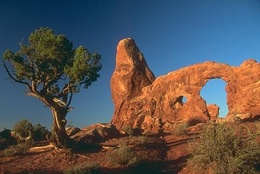
%> input picture CSCI-B 456 - Image Processing/In-Class Exercises/Exercise 8/InClassExercise8_images/img1.jpg, 260 x 174 px, shrunk from 481 x 321 before the run
$ octave test_image_segmentation.m   (GNU Octave 9; MATLAB toolbox functions it lacks are replaced by stand-ins)
%> lines starting %> are read from the running program, lines starting %| are printed output that depends on the picture; in (x1, y1, x2, y2) boxes, pixels count from 0 and x2, y2 are one past the last pixel; in counts of white or black regions, pixels touching at a corner belong together; the program's own positions count from 1
### CSCI-B 456 - Image Processing/In-Class Exercises/Exercise 8/image_segmentation.m
% image_segmentation.m
%
% Part Of: In-Class Exercise 8
%
% Created By: Matthew Lonis
% Created On: 1 April 2018
% Last Modified By: Matthew Lonis
% Last Modified On: 3 April 2018
%
% Description:
%       This code if based off of the MATLAB's description for color-image
%       segmentation using K-means clustering found at
%       https://www.mathworks.com/help/images/examples/color-based-segmentation-using-k-means-clustering.html
%
%       This function uses a function called kmeans found in the MATLAB
%       Statistics and Machine Learning Toolbox of Functions. No part of
%       the assignment instructions said functions like these are not
%       allowed.
function [output_image] = image_segmentation(input_image, k)
    % Convert to double b/c I like doubles
    double_input_image = im2double(input_image);

    % Convert double_input_image into an array of pixel values where each
    % row is the r, g, b double values and the number of columns is the
    % width of the image multiplied by the height of the image
    row = size(double_input_image, 1);
    col = size(double_input_image, 2);
    input_image_1x3D_Array = reshape(double_input_image, [row * col, 3]);

    % Find the kmeans clusters
    [cluster_idx, cluster_center] = kmeans(input_image_1x3D_Array, k, 'distance', 'sqEuclidean', 'Replicates', 3);

    % Reshape cluster_idx into the original X x Y x ColorSpace Matrix
    pixel_labels = reshape(cluster_idx, row, col);

    % Set output_image
    output_image = double_input_image;

    % Loop through output_image, find what group each pixel belongs to, and
    % set its color value to the cluster_center value obtained from the
    % kmeans function.
    for x = 1:row
        for y = 1:col
            group_num = pixel_labels(x, y);
            output_image(x, y, 1) = cluster_center(group_num, 1);
            output_image(x, y, 2) = cluster_center(group_num, 2);
            output_image(x, y, 3) = cluster_center(group_num, 3);
        end
    end
end

### CSCI-B 456 - Image Processing/In-Class Exercises/Exercise 8/test_image_segmentation.m
% test_image_segmentation.m
%
% Part Of: In-Class Exercise 8
%
% Created By: Matthew Lonis
% Created On: 1 April 2018
% Last Modified By: Matthew Lonis
% Last Modified On: 3 April 2018

img1 = imread('InClassExercise8_images/img1.jpg');
%> img1 is the input picture: size 174x260x3 uint8; mean R, G, B 88.3, 84.2, 84.3
img2 = imread('InClassExercise8_images/img2.jpg');
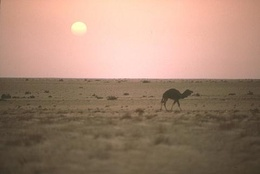
%> input picture CSCI-B 456 - Image Processing/In-Class Exercises/Exercise 8/InClassExercise8_images/img2.jpg, 260 x 174 px, shrunk from 481 x 321 before the run
%> img2 is the input picture: size 174x260x3 uint8; mean R, G, B 163.5, 133.1, 113.9
img3 = imread('InClassExercise8_images/img3.jpg');
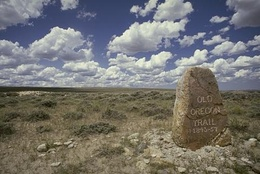
%> input picture CSCI-B 456 - Image Processing/In-Class Exercises/Exercise 8/InClassExercise8_images/img3.jpg, 260 x 174 px, shrunk from 481 x 321 before the run
%> img3 is the input picture: size 174x260x3 uint8; mean R, G, B 116.6, 115, 111.6

img1_k_2 = image_segmentation(img1, 2);
%> in image_segmentation, `[cluster_idx, cluster_center] = kmeans(input_image_1x3D_Array, k, 'dis..`: cluster_center = [0.478 0.444 0.447; 0.221 0.222 0.22]
%> in image_segmentation, `pixel_labels = reshape(cluster_idx, row, col);`:
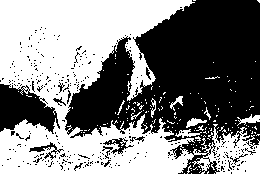
%> pixel_labels: size 174x260 double; values 1 (black) and 2 (white), 51.2% white; 300 black regions (288 under 20 px), largest, box (x1, y1, x2, y2) and area: (65, 0, 260, 174) 18926, (0, 84, 60, 134) 1830, (29, 142, 64, 160) 162
img2_k_2 = image_segmentation(img2, 2);
%> in image_segmentation (call 2), `pixel_labels = reshape(cluster_idx, row, col);`: pixel_labels: size 174x260 double; values 1 (black) and 2 (white), 45.1% white; 2 white regions (1 under 20 px), largest, box (x1, y1, x2, y2) and area: (0, 0, 260, 81) 20381
img3_k_2 = image_segmentation(img3, 2);
%> in image_segmentation (call 3), `pixel_labels = reshape(cluster_idx, row, col);`: pixel_labels: size 174x260 double; values 1 (black) and 2 (white), 34.9% white; 266 white regions (239 under 20 px), largest, box (x1, y1, x2, y2) and area: (0, 0, 260, 127) 11700, (132, 128, 231, 174) 1284, (0, 0, 50, 20) 614

img1_k_4 = image_segmentation(img1, 4);
%> in image_segmentation (call 4), `pixel_labels = reshape(cluster_idx, row, col);`: pixel_labels: size 174x260 double; 4 distinct labels, from 1 to 4
img2_k_4 = image_segmentation(img2, 4);
%> in image_segmentation (call 5), `pixel_labels = reshape(cluster_idx, row, col);`: pixel_labels: size 174x260 double; 4 distinct labels, from 1 to 4
img3_k_4 = image_segmentation(img3, 4);
%> call 6 of image_segmentation, with k = 4
%> in image_segmentation (call 6), `[cluster_idx, cluster_center] = kmeans(input_image_1x3D_Array, k, 'dis..`: cluster_center = [0.735 0.753 0.741; 0.56 0.563 0.575; 0.295 0.288 0.279; 0.441 0.421 0.384]
%> after the loop in image_segmentation (call 6), `for x = 1:row`:
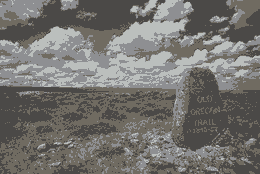
%> output_image: size 174x260x3 double; mean R, G, B 0.457, 0.451, 0.438; mean of the top-left, top-right, bottom-left and bottom-right quarters 0.515, 0.517, 0.374, 0.388

img1_k_8 = image_segmentation(img1, 8);
%> call 7 of image_segmentation, with k = 8
%> in image_segmentation (call 7), `[cluster_idx, cluster_center] = kmeans(input_image_1x3D_Array, k, 'dis..`: cluster_center = [0.232 0.375 0.507; 0.578 0.364 0.228; 0.0918 0.232 0.355; 0.372 0.263 0.166; 0.823 0.49 0.297; 0.18 0.15 0.11; 0.476 0.676 0.811; 0.275 0.489 0.674]
%> in image_segmentation (call 7), `pixel_labels = reshape(cluster_idx, row, col);`: pixel_labels: size 174x260 double; 8 distinct labels, from 1 to 8
%> after the loop in image_segmentation (call 7), `for x = 1:row`:
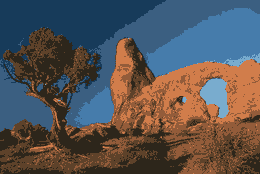
%> output_image: size 174x260x3 double; mean R, G, B 0.346, 0.33, 0.331; mean of the top-left, top-right, bottom-left and bottom-right quarters 0.251, 0.434, 0.297, 0.361
img2_k_8 = image_segmentation(img2, 8);
%> call 8 of image_segmentation, with k = 8
%> in image_segmentation (call 8), `[cluster_idx, cluster_center] = kmeans(input_image_1x3D_Array, k, 'dis..`: cluster_center = [0.548 0.457 0.365; 0.872 0.663 0.597; 0.388 0.329 0.249; 0.454 0.388 0.295; 0.757 0.584 0.515; 0.97 0.748 0.679; 0.306 0.255 0.193; 0.996 0.838 0.772]
%> in image_segmentation (call 8), `pixel_labels = reshape(cluster_idx, row, col);`:
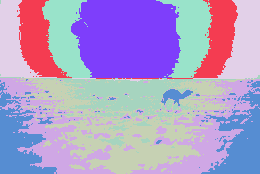
%> pixel_labels: size 174x260 double; 8 distinct labels, from 1 to 8; one colour per label, 0 black
img3_k_8 = image_segmentation(img3, 8);
%> in image_segmentation (call 9), `[cluster_idx, cluster_center] = kmeans(input_image_1x3D_Array, k, 'dis..`: cluster_center = [0.394 0.359 0.274; 0.796 0.817 0.79; 0.257 0.294 0.424; 0.569 0.57 0.575; 0.278 0.25 0.171; 0.419 0.44 0.528; 0.503 0.463 0.372; 0.665 0.678 0.683]
%> after the loop in image_segmentation (call 9), `for x = 1:row`:
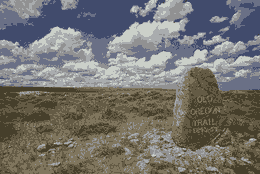
%> output_image: size 174x260x3 double; mean R, G, B 0.457, 0.451, 0.438; mean of the top-left, top-right, bottom-left and bottom-right quarters 0.521, 0.528, 0.365, 0.38

figure('Name','Original & Segmented Images','NumberTitle','off');
subplot(4, 3, 1), imshow(img1), title("im1.jpg");
subplot(4, 3, 2), imshow(img2), title("im2.jpg");
subplot(4, 3, 3), imshow(img3), title("im3.jpg");
subplot(4, 3, 4), imshow(img1_k_2), title("im1.jpg - k = 2");
subplot(4, 3, 5), imshow(img2_k_2), title("im2.jpg - k = 2");
subplot(4, 3, 6), imshow(img3_k_2), title("im3.jpg - k = 2");
subplot(4, 3, 7), imshow(img1_k_4), title("im1.jpg - k = 4");
subplot(4, 3, 8), imshow(img2_k_4), title("im2.jpg - k = 4");
subplot(4, 3, 9), imshow(img3_k_4), title("im3.jpg - k = 4");
subplot(4, 3, 10), imshow(img1_k_8), title("im1.jpg - k = 8");
subplot(4, 3, 11), imshow(img2_k_8), title("im2.jpg - k = 8");
subplot(4, 3, 12), imshow(img3_k_8), title("im3.jpg - k = 8");
